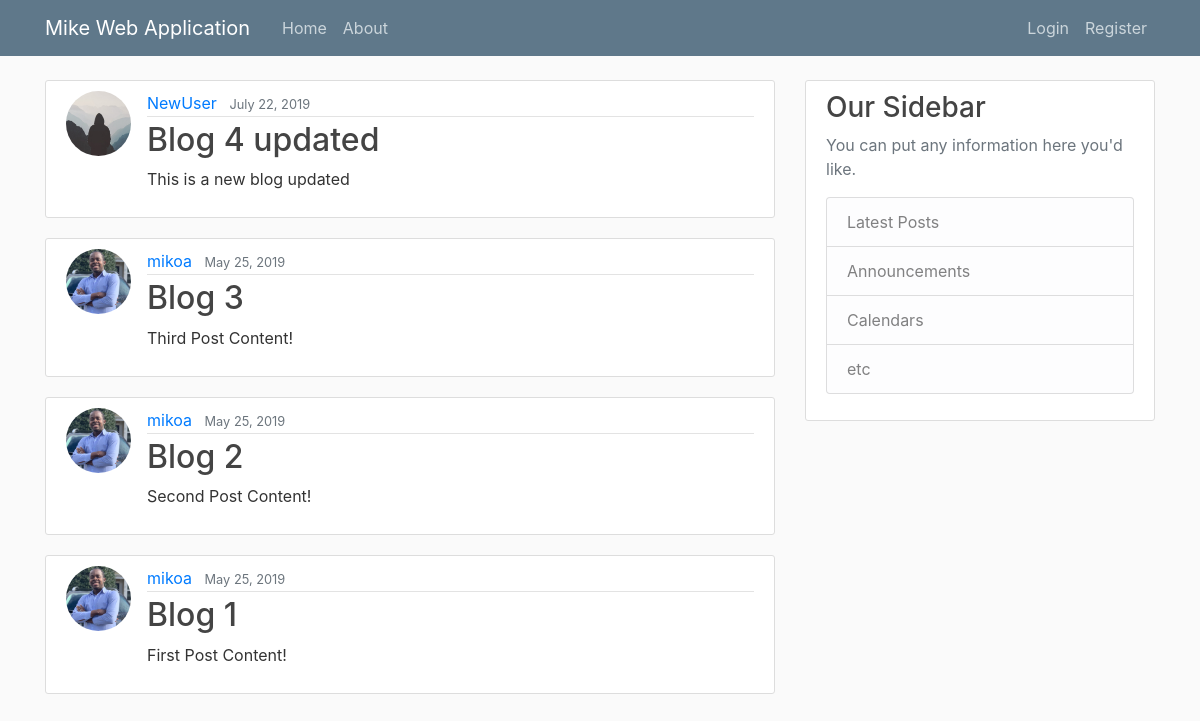
The app's page /, older data.
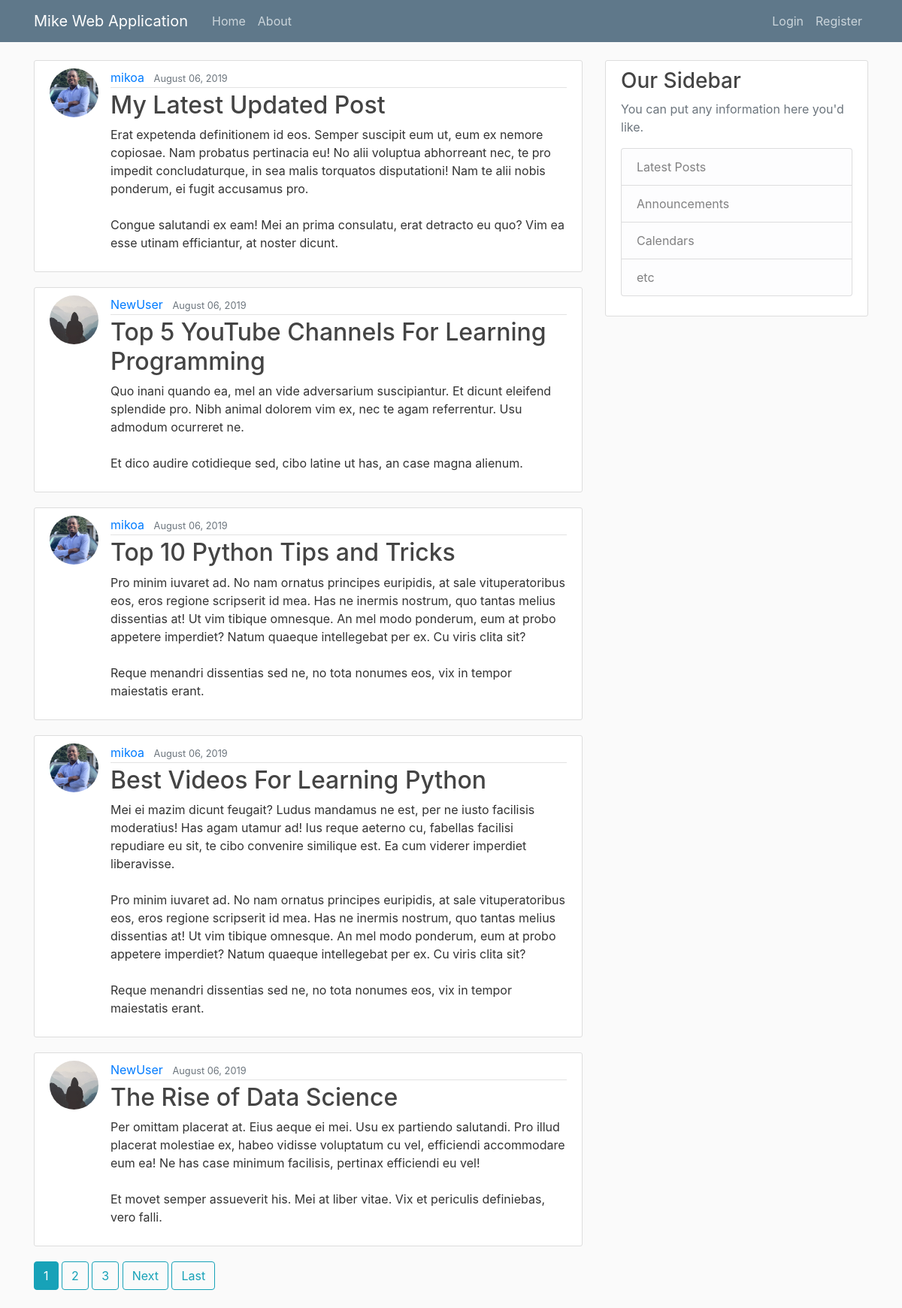
The same page, newer data.
### blog/models.py (models this page shows, shortened)
class Post(models.Model):
    title = models.CharField(max_length=100)
    content = models.TextField()
    date_posted = models.DateTimeField(default=timezone.now)
    author = models.ForeignKey(User, on_delete=models.CASCADE)

### users/models.py (models this page shows, shortened)
class Profile(models.Model):
    user = models.OneToOneField(User, on_delete=models.CASCADE)
    image = models.ImageField(default='default.jpg', upload_to='profile_pics')

### blog/views.py (the view)
# urls.py: path('', PostListView.as_view(), name='blog-home'),
class PostListView(ListView):
    model = Post
    template_name = 'blog/home.html'  # <app>/<model>_<viewtype>.html
    context_object_name = 'posts'
    ordering = ['-date_posted']
    paginate_by = 5

### blog/templates/blog/home.html (shortened to what this page needs)
{% extends 'blog/base.html' %}
{% block content %}
    {% for post in posts %}
    <article class="media content-section">
        <img class="rounded-circle article-img" src="{{ post.author.profile.image.url }}">
      <div class="media-body">
        <div class="article-metadata">
          <a class="mr-2" href="{% url 'user-posts' post.author.username %}">{{ post.author }}</a>
          <small class="text-muted">{{ post.date_posted|date:"F d, Y" }}</small>
        </div>
        <h2><a class="article-title" href="{%  url 'post-detail' post.id %}">{{ post.title }}</a></h2>
        <p class="article-content">{{ post.content }}</p>
      </div>
    </article>
    {% endfor %}
    {% if is_paginated %}
        {% for num in page_obj.paginator.page_range %}
            {% if page_obj.number == num %}
                <a class="btn btn-info mb-4" href="?page={{ num }}">{{ num }}</a>
            {% elif num  > page_obj.number|add:'-3' and num  < page_obj.number|add:'3' %}
            <a class="btn btn-outline-info mb-4" href="?page={{ num }}">{{ num }}</a>
            {% endif %}
        {% endfor %}
         {% if page_obj.has_next %}
            <a class="btn btn-outline-info mb-4" href="?page={{ page_obj.next_page_number }}">Next</a>
            <a class="btn btn-outline-info mb-4" href="?page={{ page_obj.paginator.num_pages }}">Last</a>
        {% endif %}
    {% endif %}
{% endblock content %}

Row changes from the older to the newer data that the page shows:
no longer on this page (row unchanged): Post: author.profile.image (placeholder picture), author "NewUser", date_posted "July 22, 2019", title "Blog 4 updated", content "This is a new blog updated"
no longer on this page (row unchanged): Post: author.profile.image (picture), author "mikoa", date_posted "May 25, 2019", title "Blog 3", content "Third Post Content!"
no longer on this page (row unchanged): Post: author.profile.image (picture), author "mikoa", date_posted "May 25, 2019", title "Blog 2", content "Second Post Content!"
no longer on this page (row unchanged): Post: author.profile.image (picture), author "mikoa", date_posted "May 25, 2019", title "Blog 1", content "First Post Content!"
added Post: author.profile.image (picture), author "mikoa", date_posted "August 06, 2019", title "My Latest Updated Post", content "Erat expetenda definitionem id eos. Semper suscipit eum ut, eum ex nemore copiosae. Nam probatus pertinacia eu! No alii voluptua abhorreant nec, te pro impedit concludaturque, in sea malis torquatos disputationi! Nam te alii nobis ponderum, ei fugit accusamus pro. Congue salutandi ex eam! Mei an prima consulatu, erat detracto eu quo? Vim ea esse utinam efficiantur, at noster dicunt."
added Post: author.profile.image (placeholder picture), author "NewUser", date_posted "August 06, 2019", title "Top 5 YouTube Channels For Learning Programming", content "Quo inani quando ea, mel an vide adversarium suscipiantur. Et dicunt eleifend splendide pro. Nibh animal dolorem vim ex, nec te agam referrentur. Usu admodum ocurreret ne. Et dico audire cotidieque sed, cibo latine ut has, an case magna alienum."
added Post: author.profile.image (picture), author "mikoa", date_posted "August 06, 2019", title "Top 10 Python Tips and Tricks", content "Pro minim iuvaret ad. No nam ornatus principes euripidis, at sale vituperatoribus eos, eros regione scripserit id mea. Has ne inermis nostrum, quo tantas melius dissentias at! Ut vim tibique omnesque. An mel modo ponderum, eum at probo appetere imperdiet? Natum quaeque intellegebat per ex. Cu viris clita sit? Reque menandri dissentias sed ne, no tota nonumes eos, vix in tempor maiestatis erant."
added Post: author.profile.image (picture), author "mikoa", date_posted "August 06, 2019", title "Best Videos For Learning Python", content "Mei ei mazim dicunt feugait? Ludus mandamus ne est, per ne iusto facilisis moderatius! Has agam utamur ad! Ius reque aeterno cu, fabellas facilisi repudiare eu sit, te cibo convenire similique est. Ea cum viderer imperdiet liberavisse. Pro minim iuvaret ad. No nam ornatus principes euripidis, at sale vituperatoribus eos, eros regione scripserit id mea. Has ne inermis nostrum, quo tantas melius dissentias at! Ut vim tibique omnesque. An mel modo ponderum, eum at probo appetere imperdiet? Natum quaeque intellegebat per ex. Cu viris clita sit? Reque menandri dissentias sed ne, no tota nonumes eos, vix in tempor maiestatis erant."
added Post: author.profile.image (placeholder picture), author "NewUser", date_posted "August 06, 2019", title "The Rise of Data Science", content "Per omittam placerat at. Eius aeque ei mei. Usu ex partiendo salutandi. Pro illud placerat molestiae ex, habeo vidisse voluptatum cu vel, efficiendi accommodare eum ea! Ne has case minimum facilisis, pertinax efficiendi eu vel! Et movet semper assueverit his. Mei at liber vitae. Vix et periculis definiebas, vero falli."
Text that changed along with them:
new list line: "1"
new list line: "2"
new list line: "3"
text now shown: "Next Last"
